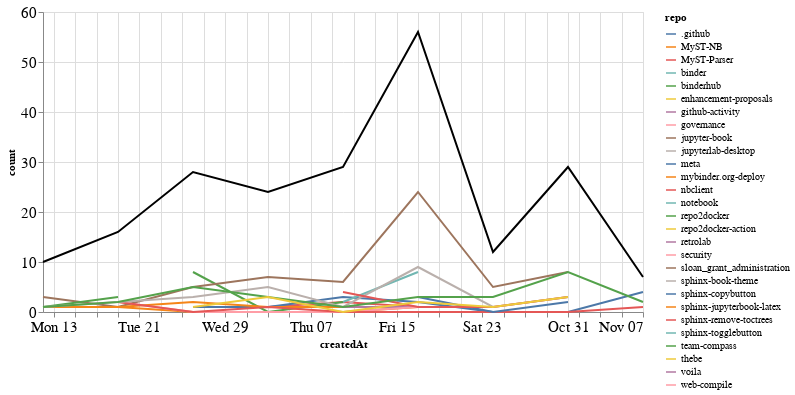

Write notebook code for a chart like this one.
### Markdown cell above
### Comments

### Code cell
comments_time = comments.groupby('repo').resample('W', on='createdAt').count()['author'].reset_index()
comments_time = comments_time.rename(columns={'author': 'count'})
comments_time_total = comments_time.groupby('createdAt').agg({"count": "sum"}).reset_index()
ch1 = alt.Chart(comments_time, width=600).mark_line().encode(
    x='createdAt',
    y='count',
    color='repo',
    tooltip="repo"
)

ch2 = alt.Chart(comments_time_total, width=600).mark_line(color="black").encode(
    x='createdAt',
    y='count',
)

ch1 + ch2

### Figure 1 — Vega-Lite specification as saved in the notebook (floating-point values rounded to 4 significant figures)
{"config": {"axisLeft": {"labelFontSize": 15}, "axisBottom": {"labelFontSize": 15}}, "layer": [{"data": {"name": "data-1e5c464a404a410ce766cd8993feebe7"}, "mark": "line", "encoding": {"color": {"type": "nominal", "field": "repo"}, "tooltip": {"type": "nominal", "field": "repo"}, "x": {"type": "temporal", "field": "createdAt"}, "y": {"type": "quantitative", "field": "count"}}, "width": 600}, {"data": {"name": "data-a108139434d98e4f2b88059607a82c10"}, "mark": {"type": "line", "color": "black"}, "encoding": {"x": {"type": "temporal", "field": "createdAt"}, "y": {"type": "quantitative", "field": "count"}}, "width": 600}], "$schema": "https://vega.github.io/schema/vega-lite/v4.8.1.json", "datasets": {"data-1e5c464a404a410ce766cd8993feebe7": [{"repo": ".github", "createdAt": "2021-09-12T00:00:00", "count": 1}, {"repo": "MyST-NB", "createdAt": "2021-09-19T00:00:00", "count": 1}, {"repo": "MyST-NB", "createdAt": "2021-09-26T00:00:00", "count": 0}, {"repo": "MyST-NB", "createdAt": "2021-10-03T00:00:00", "count": 0}, {"repo": "MyST-NB", "createdAt": "2021-10-10T00:00:00", "count": 0}, {"repo": "MyST-NB", "createdAt": "2021-10-17T00:00:00", "count": 1}, {"repo": "MyST-NB", "createdAt": "2021-10-24T00:00:00", "count": 1}, {"repo": "MyST-Parser", "createdAt": "2021-09-26T00:00:00", "count": 1}, {"repo": "MyST-Parser", "createdAt": "2021-10-03T00:00:00", "count": 1}, {"repo": "MyST-Parser", "createdAt": "2021-10-10T00:00:00", "count": 2}, {"repo": "MyST-Parser", "createdAt": "2021-10-17T00:00:00", "count": 1}, {"repo": "binder", "createdAt": "2021-09-19T00:00:00", "count": 1}, {"repo": "binderhub", "createdAt": "2021-09-26T00:00:00", "count": 8}, {"repo": "binderhub", "createdAt": "2021-10-03T00:00:00", "count": 0}, {"repo": "binderhub", "createdAt": "2021-10-10T00:00:00", "count": 2}, {"repo": "enhancement-proposals", "createdAt": "2021-10-10T00:00:00", "count": 2}, {"repo": "github-activity", "createdAt": "2021-10-10T00:00:00", "count": 1}, {"repo": "github-activity", "createdAt": "2021-10-17T00:00:00", "count": 1}, {"repo": "governance", "createdAt": "2021-09-19T00:00:00", "count": 2}, {"repo": "governance", "createdAt": "2021-09-26T00:00:00", "count": 0}, {"repo": "governance", "createdAt": "2021-10-03T00:00:00", "count": 0}, {"repo": "governance", "createdAt": "2021-10-10T00:00:00", "count": 0}, {"repo": "governance", "createdAt": "2021-10-17T00:00:00", "count": 1}, {"repo": "jupyter-book", "createdAt": "2021-09-12T00:00:00", "count": 3}, {"repo": "jupyter-book", "createdAt": "2021-09-19T00:00:00", "count": 1}, {"repo": "jupyter-book", "createdAt": "2021-09-26T00:00:00", "count": 5}, {"repo": "jupyter-book", "createdAt": "2021-10-03T00:00:00", "count": 7}, {"repo": "jupyter-book", "createdAt": "2021-10-10T00:00:00", "count": 6}, {"repo": "jupyter-book", "createdAt": "2021-10-17T00:00:00", "count": 24}, {"repo": "jupyter-book", "createdAt": "2021-10-24T00:00:00", "count": 5}, {"repo": "jupyter-book", "createdAt": "2021-10-31T00:00:00", "count": 8}, {"repo": "jupyterlab-desktop", "createdAt": "2021-09-26T00:00:00", "count": 1}, {"repo": "meta", "createdAt": "2021-09-26T00:00:00", "count": 1}, {"repo": "meta", "createdAt": "2021-10-03T00:00:00", "count": 1}, {"repo": "meta", "createdAt": "2021-10-10T00:00:00", "count": 3}, {"repo": "meta", "createdAt": "2021-10-17T00:00:00", "count": 2}, {"repo": "meta", "createdAt": "2021-10-24T00:00:00", "count": 0}, {"repo": "meta", "createdAt": "2021-10-31T00:00:00", "count": 0}, {"repo": "meta", "createdAt": "2021-11-07T00:00:00", "count": 4}, {"repo": "mybinder.org-deploy", "createdAt": "2021-09-12T00:00:00", "count": 1}, {"repo": "mybinder.org-deploy", "createdAt": "2021-09-19T00:00:00", "count": 1}, {"repo": "mybinder.org-deploy", "createdAt": "2021-09-26T00:00:00", "count": 2}, {"repo": "mybinder.org-deploy", "createdAt": "2021-10-03T00:00:00", "count": 1}, {"repo": "mybinder.org-deploy", "createdAt": "2021-10-10T00:00:00", "count": 1}, {"repo": "nbclient", "createdAt": "2021-09-19T00:00:00", "count": 2}, {"repo": "nbclient", "createdAt": "2021-09-26T00:00:00", "count": 0}, {"repo": "nbclient", "createdAt": "2021-10-03T00:00:00", "count": 1}, {"repo": "nbclient", "createdAt": "2021-10-10T00:00:00", "count": 0}, {"repo": "nbclient", "createdAt": "2021-10-17T00:00:00", "count": 0}, {"repo": "nbclient", "createdAt": "2021-10-24T00:00:00", "count": 0}, {"repo": "nbclient", "createdAt": "2021-10-31T00:00:00", "count": 0}, {"repo": "nbclient", "createdAt": "2021-11-07T00:00:00", "count": 1}, {"repo": "notebook", "createdAt": "2021-10-10T00:00:00", "count": 2}, {"repo": "notebook", "createdAt": "2021-10-17T00:00:00", "count": 8}, {"repo": "repo2docker", "createdAt": "2021-09-12T00:00:00", "count": 1}, {"repo": "repo2docker", "createdAt": "2021-09-19T00:00:00", "count": 3}, {"repo": "repo2docker-action", "createdAt": "2021-09-19T00:00:00", "count": 1}, {"repo": "retrolab", "createdAt": "2021-10-31T00:00:00", "count": 1}, {"repo": "security", "createdAt": "2021-10-03T00:00:00", "count": 1}, {"repo": "sloan_grant_administration", "createdAt": "2021-10-10T00:00:00", "count": 4}, {"repo": "sphinx-book-theme", "createdAt": "2021-09-12T00:00:00", "count": 1}, {"repo": "sphinx-book-theme", "createdAt": "2021-09-19T00:00:00", "count": 2}, {"repo": "sphinx-book-theme", "createdAt": "2021-09-26T00:00:00", "count": 3}, {"repo": "sphinx-book-theme", "createdAt": "2021-10-03T00:00:00", "count": 5}, {"repo": "sphinx-book-theme", "createdAt": "2021-10-10T00:00:00", "count": 1}, {"repo": "sphinx-book-theme", "createdAt": "2021-10-17T00:00:00", "count": 9}, {"repo": "sphinx-book-theme", "createdAt": "2021-10-24T00:00:00", "count": 1}, {"repo": "sphinx-book-theme", "createdAt": "2021-10-31T00:00:00", "count": 3}, {"repo": "sphinx-copybutton", "createdAt": "2021-10-17T00:00:00", "count": 3}, {"repo": "sphinx-copybutton", "createdAt": "2021-10-24T00:00:00", "count": 0}, {"repo": "sphinx-copybutton", "createdAt": "2021-10-31T00:00:00", "count": 2}, {"repo": "sphinx-jupyterbook-latex", "createdAt": "2021-10-03T00:00:00", "count": 1}, {"repo": "sphinx-remove-toctrees", "createdAt": "2021-10-10T00:00:00", "count": 4}, {"repo": "sphinx-remove-toctrees", "createdAt": "2021-10-17T00:00:00", "count": 1}, {"repo": "sphinx-remove-toctrees", "createdAt": "2021-10-24T00:00:00", "count": 1}, {"repo": "sphinx-remove-toctrees", "createdAt": "2021-10-31T00:00:00", "count": 3}, {"repo": "sphinx-togglebutton", "createdAt": "2021-10-31T00:00:00", "count": 1}, {"repo": "team-compass", "createdAt": "2021-09-12T00:00:00", "count": 1}, {"repo": "team-compass", "createdAt": "2021-09-19T00:00:00", "count": 2}, {"repo": "team-compass", "createdAt": "2021-09-26T00:00:00", "count": 5}, {"repo": "team-compass", "createdAt": "2021-10-03T00:00:00", "count": 3}, {"repo": "team-compass", "createdAt": "2021-10-10T00:00:00", "count": 1}, {"repo": "team-compass", "createdAt": "2021-10-17T00:00:00", "count": 3}, {"repo": "team-compass", "createdAt": "2021-10-24T00:00:00", "count": 3}, {"repo": "team-compass", "createdAt": "2021-10-31T00:00:00", "count": 8}, {"repo": "team-compass", "createdAt": "2021-11-07T00:00:00", "count": 2}, {"repo": "thebe", "createdAt": "2021-09-26T00:00:00", "count": 1}, {"repo": "thebe", "createdAt": "2021-10-03T00:00:00", "count": 3}, {"repo": "thebe", "createdAt": "2021-10-10T00:00:00", "count": 0}, {"repo": "thebe", "createdAt": "2021-10-17T00:00:00", "count": 2}, {"repo": "thebe", "createdAt": "2021-10-24T00:00:00", "count": 1}, {"repo": "thebe", "createdAt": "2021-10-31T00:00:00", "count": 3}, {"repo": "voila", "createdAt": "2021-09-12T00:00:00", "count": 2}, {"repo": "web-compile", "createdAt": "2021-09-26T00:00:00", "count": 1}], "data-a108139434d98e4f2b88059607a82c10": [{"createdAt": "2021-09-12T00:00:00", "count": 10}, {"createdAt": "2021-09-19T00:00:00", "count": 16}, {"createdAt": "2021-09-26T00:00:00", "count": 28}, {"createdAt": "2021-10-03T00:00:00", "count": 24}, {"createdAt": "2021-10-10T00:00:00", "count": 29}, {"createdAt": "2021-10-17T00:00:00", "count": 56}, {"createdAt": "2021-10-24T00:00:00", "count": 12}, {"createdAt": "2021-10-31T00:00:00", "count": 29}, {"createdAt": "2021-11-07T00:00:00", "count": 7}]}}
